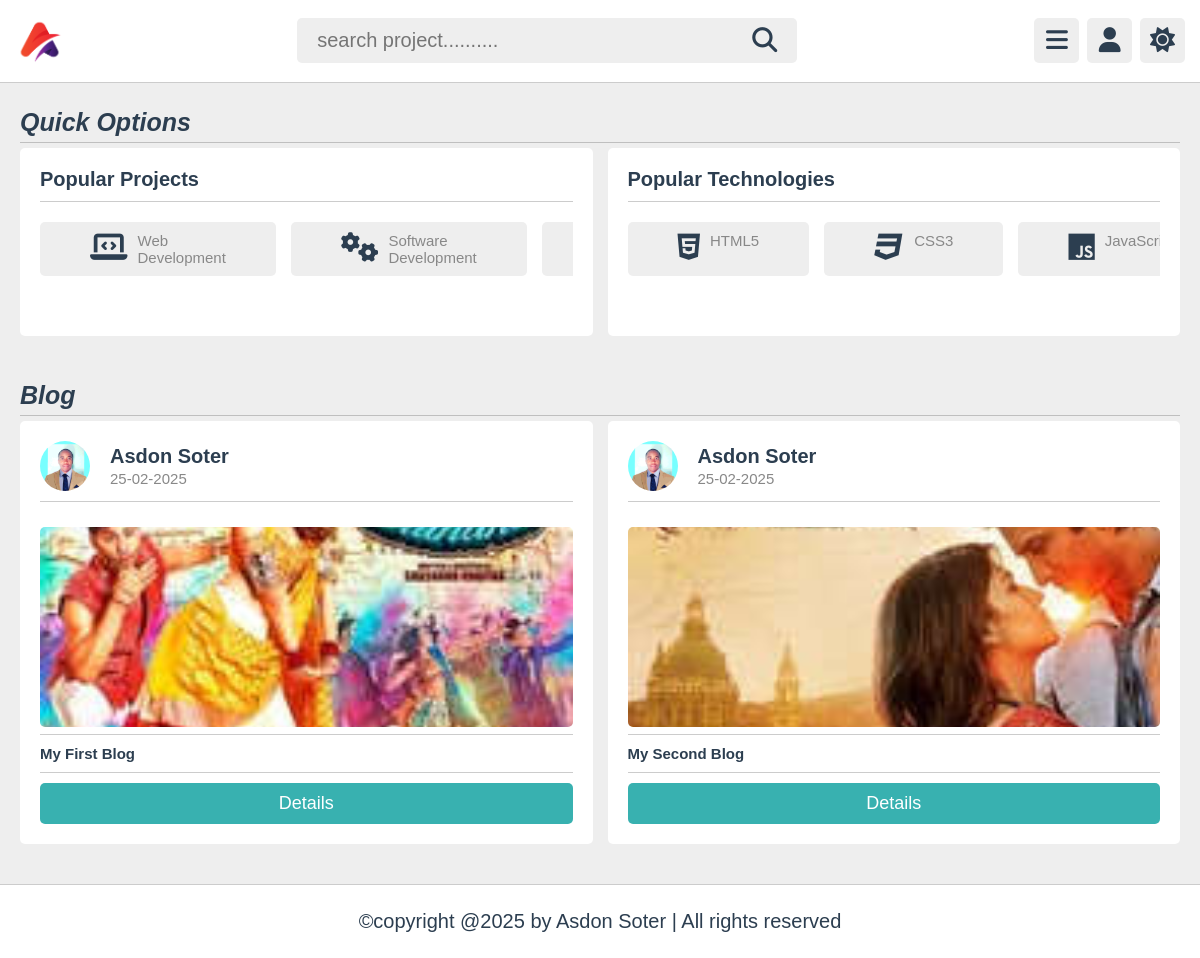
/home/blog, run on the app's committed database.
### tables this page shows
CREATE TABLE "blogs" (
	"id"	INTEGER,
	"title"	TEXT NOT NULL,
	"description"	TEXT NOT NULL,
	"image"	TEXT NOT NULL,
	"date"	REAL NOT NULL,
	PRIMARY KEY("id" AUTOINCREMENT)
);

### app/controllers/home.php (called while the page is built, shortened)
<?php
class Home extends Controller {
    public function blog() {
        $data['page'] = "Blog";
        $portf = $this->load_model("info_data");
        $data['blogs'] = $portf->get_blogs_views();
        $this->load_view("blog",$data);
    }
}

### app/core/router.php (called while the page is built, shortened)
<?php
class Router
{
    protected $method = "index";
    public function __construct() {
        $url = $this->getURL();
        if (!empty($url[0]) && file_exists("../app/controllers/" . strtolower($url[0]) . ".php")) {
            unset($url[0]);
        }
        $this->controller = new $this->controller;
        if (!empty($url[1]) && method_exists($this->controller, strtolower($url[1]))) {
            $this->method = strtolower($url[1]);
            unset($url[1]);
        }
        $this->params = !empty($url) ? array_values($url) : [];
        call_user_func_array([$this->controller, $this->method], $this->params);
    }
    private function getURL() {
        $url = isset($_GET['url']) ? $_GET['url'] : "home";
        return explode("/", filter_var(trim($url, "/"), FILTER_SANITIZE_URL));
    }
}

### public/index.php (called while the page is built, shortened)
<?php
$router = new Router();

### app/core/database.php (called while the page is built)
<?php
class Database {
    private function connect() {
        try {
            $con = new PDO("sqlite:portfolio.db");
        } catch (PDOException $e) {
            echo $e->getMessage();
        }
        return $con;
    }
    public function runQuery($query,$data=[],$data_type="object") {
        $conn = $this->connect();
        $stm = $conn->prepare($query);
        if ($stm) {
            $check = $stm->execute($data);
            if ($check) {
                if ($data_type == "object") {
                    $data = $stm->fetchAll(PDO::FETCH_OBJ);
                } else {
                    $data = $stm->fetchAll(PDO::FETCH_ASSOC);
                }
                if (is_array($data) && count($data) > 0) {
                    return $data;
                }
            }
        }
        return true;
    }
}

### app/models/Info_data.php (called while the page is built, shortened)
<?php
class Info_data extends Database {
    public function get_blogs_views() {
        $sql = "SELECT * FROM blogs ORDER BY id DESC";
        return $this->runQuery($sql);
    }
}

### app/views/blog.php (the view, shortened to what this page needs)
 <section class="quick-select">
    <h1 class="heading">quick options</h1>
    <div class="box-container">
        <div class="box">
            <h3 class="title">popular projects</h3>
            <div class="flex">
                <div class="slide-0">
                    <a href="#"><i class="fa-solid fa-laptop-code"></i><span>web development</span></a>
                    <a href="#"><i class="fa-solid fa-cogs"></i><span>software development</span></a>
                    <a href="#"><i class="fa-solid fa-gamepad"></i><span>game development</span></a>
                </div>
            </div>
        </div>
        <div class="box">
            <h3 class="title">popular technologies</h3>
            <div class="flex">
                <div class="slide-1">
                    <a href="#"><i class="fab fa-html5"></i><span>HTML5</span></a>
                    <a href="#"><i class="fab fa-css3"></i><span>CSS3</span></a>
                    <a href="#"><i class="fab fa-js"></i><span>JavaScript</span></a>
                </div>
            </div>
        </div>
    </div>
 </section>
<section class="blog">
    <h1 class="heading">blog</h1>
    <div class="box-container">
        <?php if(isset($blogs) && is_array($blogs)):?>
            <?php foreach($blogs as $row):?>
            <div class="box">
                <div class="developer">
                    <img src="<?=ASSETS?>front/images/project/profile.png" alt="">
                    <div>
                        <h3>Asdon Soter</h3>
                        <span>25-02-2025</span>
                    </div>
                </div>
                <img src="<?=ROOT?><?=$row->image?>" alt="" class="thumb">
                <h3 class="title"><?=$row->title?></h3>
                <a href="<?=ROOT?>home/blog_details/<?=$row->id?>" class="btn">Details</a>
            </div>
        <?php endforeach;?>
        <?php endif;?>
    </div>
 </section>

### public/assets/front/css/style.css (style rules this page uses)
* { margin: 0; padding: 0; box-sizing: border-box; outline: none; border: none; text-decoration: none; font-family: Arial, Helvetica, sans-serif; scroll-behavior: smooth; }
:root { --main-color:#38b1b0; --red:#e74c3c; --orange:#f39c12; --white:#fff; --black:#2c3e50; --light-color:#888; --light-bg:#eee; --border:.1rem solid rgba(0,0,0,.2); }
html { font-size: 62.5%; overflow-x: hidden; }
body { background-color: var(--light-bg); padding-left: 30rem; transition: all 1s linear; }
.heading { padding-bottom: 5px; border-bottom: var(--border); font-size: 2.5rem; color: var(--black); text-transform: capitalize; font-style: italic; margin-bottom: 5px; margin-top: 5px; }
section { padding: 2rem; max-width: 1200px; margin: 0 auto; }
.btn, .option-btn, .delete-btn, .edit-btn, .inline-btn, .inline-option-btn, .inline-delete-btn { border-radius: .5rem; padding: 1rem 3rem; font-size: 1.8rem; color: #fff; margin-top: 1rem; text-transform: capitalize; cursor: pointer; text-align: center; }
.btn, .option-btn, .delete-btn { display: block; width: 100%; }
.btn, .inline-btn { background-color: var(--main-color); }
.quick-select .box-container { display: grid; grid-template-columns: repeat(auto-fit,minmax(20.5rem,1fr)); gap: 1.5rem; align-items: flex-start; justify-content: center; }
.quick-select .box-container .box { border-radius: .5rem; background-color: var(--white); padding: 2rem; overflow: hidden; position: relative; }
.quick-select .box-container .box .title { font-size: 2rem; color: var(--black); text-transform: capitalize; border-bottom: var(--border); padding-bottom: 1rem; }
.quick-select .box-container .box .flex { display: flex; flex-wrap: nowrap; gap: 1rem; padding-top: 2rem; padding: 2rem 0rem; }
.quick-select .box-container .box .flex .slide-0 { width: 100%; display: flex; overflow-x: auto; gap: 1.5rem; padding-bottom: 2rem; animation: slide 5s ease-in-out infinite; }
.quick-select .box-container .box .flex .slide-1 { width: 100%; display: flex; overflow-x: auto; gap: 1.5rem; padding-bottom: 2rem; }
.quick-select .box-container .box .flex a { padding: 1rem 5rem; border-radius: .5rem; background-color: var(--light-bg); display: flex; flex-direction: row; align-items: flex-start; justify-content: flex-end; }
.quick-select .box-container .box .flex a i { font-size: 3rem; color: var(--black); margin-right: 1rem; }
.quick-select .box-container .box .flex a span { color: var(--light-color); text-transform: capitalize; font-size: 1.5rem }
.portfolio .box-container, .blog .box-container { display: grid; grid-template-columns: repeat(auto-fit,minmax(20.5rem,1fr)); gap: 1.5rem; align-items: flex-start; justify-content: center; }
.portfolio .box-container .box, .blog .box-container .box { border-radius: .5rem; background-color: var(--white); padding: 2rem; }
.portfolio .box-container .box .developer, .blog .box-container .box .developer { margin-bottom: 2.5rem; display: flex; align-items: center; gap: 2rem; border-bottom: var(--border); padding-bottom: 1rem; }
.portfolio .box-container .box .developer img, .blog .box-container .box .developer img { width: 5rem; height: 5rem; border-radius: 50%; object-fit: cover; }
.portfolio .box-container .box .developer h3, .blog .box-container .box .developer h3 { font-size: 2rem; color: var(--black); margin-bottom: .2rem; text-transform: capitalize; }
.portfolio .box-container .box .developer span, .blog .box-container .box .developer span { font-size: 1.5rem; color: var(--light-color); }
.portfolio .box-container .box .thumb, .blog .box-container .box .thumb { width: 100%; height: 20rem; border-radius: .5rem; object-fit: cover; cursor: pointer; transition: all .3s ease-in-out; }
.portfolio .box-container .box .title, .blog .box-container .box .title { font-size: 1.5rem; color: var(--black); margin-top: .5rem; text-transform: capitalize; padding: 1rem 0; border-top: var(--border); border-bottom: var(--border); text-overflow: ellipsis; overflow: hidden; white-space: nowrap; }
@media (max-width: 1200px) { body { padding-left: 0; } }

### data on the page
blogs: image (picture), title "My First Blog"
blogs: image (picture), title "My Second Blog"
